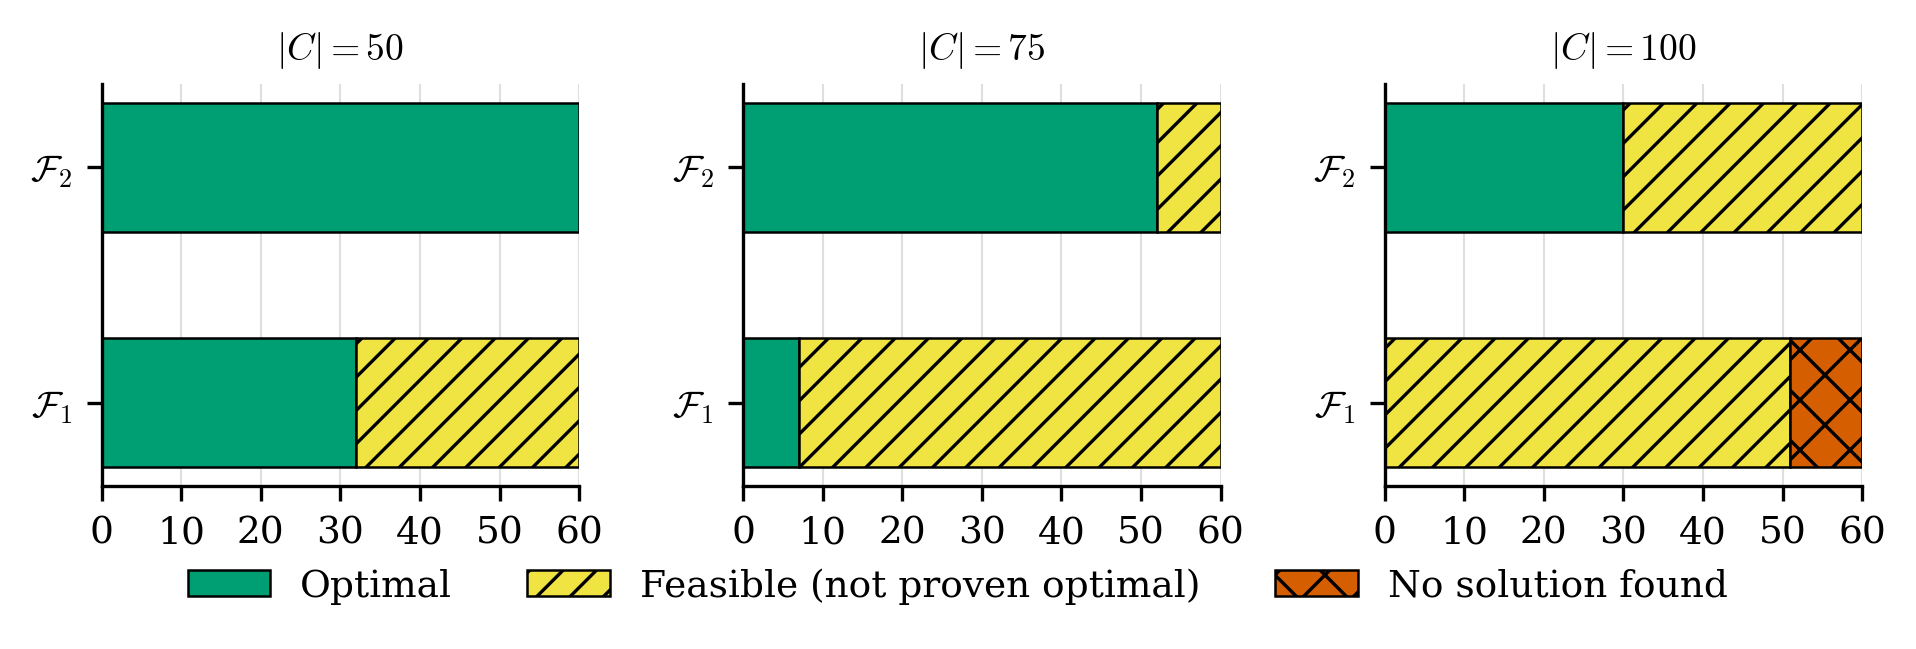

Reproduce this figure in Python.
"""Solution-status figure (optimal / feasible / no solution), F1 vs F2.

Reads the bold total rows of Table result_summary_2 directly from the paper
(sections/C6_ComputationalResult/solution_quality.tex), so editing the table
and rerunning this script is enough to update the figure.

Run:  python3 solution_comparison.py [path/to/solution_quality.tex]
Saves solution_comparison.pdf / .png next to this script.
"""
import re
import sys
from pathlib import Path

import matplotlib as mpl
import matplotlib.pyplot as plt

TEX = Path(sys.argv[1]) if len(sys.argv) > 1 else Path(
    "/Users/jiahua/Downloads/2eVRPTWMM (1)/sections/C6_ComputationalResult/solution_quality.tex")
SIZES = [50, 75, 100]          # panels, left to right
TEXT_WIDTH_CM = 16.0

mpl.rcParams.update({
    "font.family":      "serif",
    "font.serif":       ["CMU Serif", "Computer Modern Roman", "DejaVu Serif"],
    "mathtext.fontset": "cm",
    "font.size":        9,
    "axes.labelsize":   9,
    "xtick.labelsize":  9,
    "ytick.labelsize":  9,
    "axes.linewidth":   0.8,
    "hatch.linewidth":  0.8,
    "pdf.fonttype":     42,
    "ps.fonttype":      42,
})

# ---- read the bold total rows of Table result_summary_2 --------------------
src = TEX.read_text()
start = src.index(r"\label{result_summary_2}")
table = src[src.rindex(r"\begin{table}", 0, start):start]
counts = {}
for line in table.splitlines():
    cells = re.findall(r"\\textbf\{([^}]*)\}", line)
    if len(cells) == 9 and cells[0].isdigit():
        n = int(cells[0])
        v = [int(c) for c in cells[3:]]
        counts[n] = {"F1": v[0:3], "F2": v[3:6]}   # opt, fsb, nosol
missing = [n for n in SIZES if n not in counts]
if missing:
    sys.exit(f"No bold total row found for {missing} in {TEX}")

# ---- draw ------------------------------------------------------------------
STATUS = [("Optimal",                         "#009E73", ""),
          ("Feasible (not proven optimal)",  "#F0E442", "///"),
          ("No solution found",               "#D55E00", "xx")]
METHODS = [("F2", r"$\mathcal{F}_2$"), ("F1", r"$\mathcal{F}_1$")]   # top, bottom

fig, axes = plt.subplots(1, len(SIZES), figsize=(TEXT_WIDTH_CM / 2.54, 5.2 / 2.54),
                         sharex=True)
for ax, n in zip(axes, SIZES):
    total = sum(counts[n]["F1"])
    for row, (key, _) in enumerate(METHODS):
        left = 0
        for (label, color, hatch), value in zip(STATUS, counts[n][key]):
            if value > 0:
                ax.barh(row, value, left=left, height=0.55, color=color, hatch=hatch,
                        edgecolor="black", linewidth=0.6, label=label)
            left += value
    ax.set_yticks(range(len(METHODS)))
    ax.set_yticklabels([lab for _, lab in METHODS])
    ax.invert_yaxis()                     # F2 on top, as in the paper's tables' order
    ax.set_xlim(0, total)
    ax.set_xticks(range(0, total + 1, 10))
    ax.set_title(rf"$|C| = {n}$", fontsize=9)
    ax.xaxis.grid(True, linewidth=0.5, alpha=0.4)
    ax.set_axisbelow(True)
    for side in ("top", "right"):
        ax.spines[side].set_visible(False)

handles = [mpl.patches.Patch(facecolor=c, hatch=h, edgecolor="black", linewidth=0.6, label=l)
           for l, c, h in STATUS]
fig.legend(handles=handles, loc="lower center", ncol=3, frameon=False,
           bbox_to_anchor=(0.5, -0.02), handlelength=2.2, columnspacing=2.0)
fig.tight_layout(pad=0.4, w_pad=1.8, rect=(0, 0.10, 1, 1))

out_dir = Path(__file__).resolve().parent
for ext in ("pdf", "png"):
    out = out_dir / f"solution_comparison.{ext}"
    fig.savefig(out, bbox_inches="tight", dpi=300)
    print("Saved:", out)
for n in SIZES:
    print(f"  |N_c|={n}: F1 opt/fsb/nosol = {counts[n]['F1']}, F2 = {counts[n]['F2']}")
